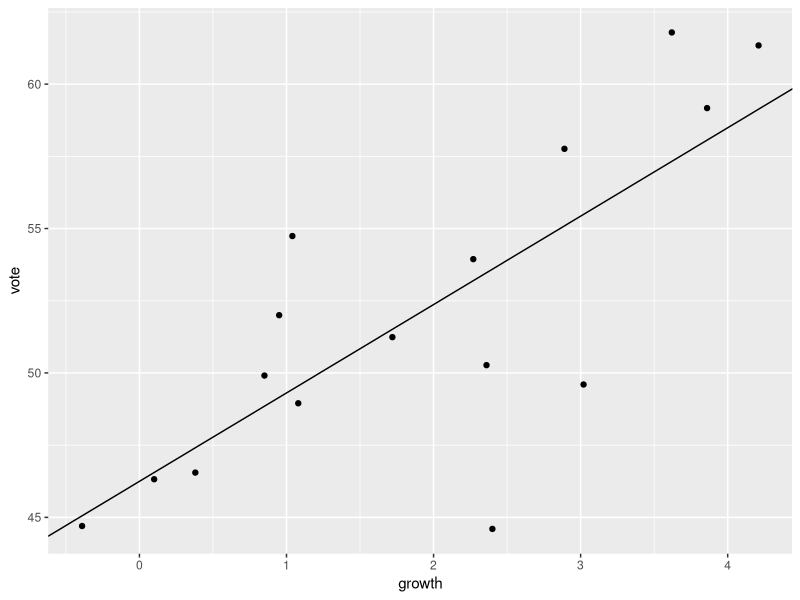
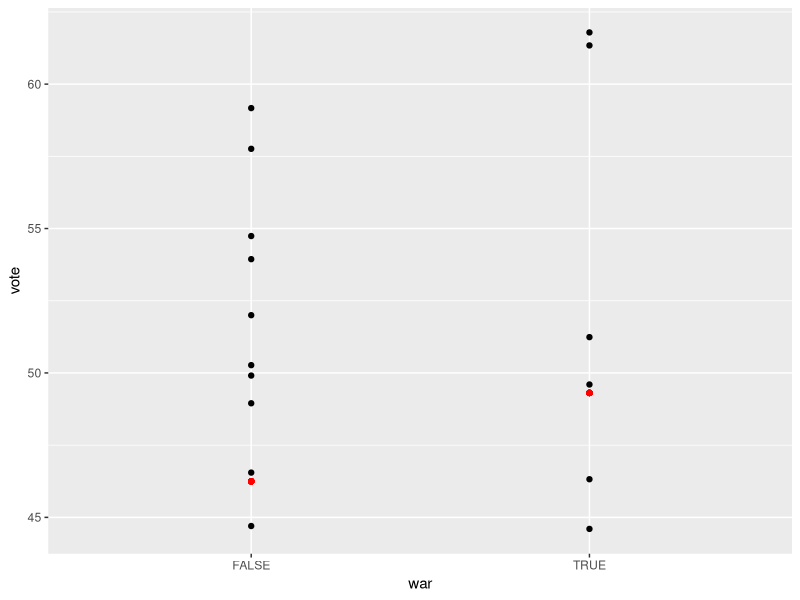
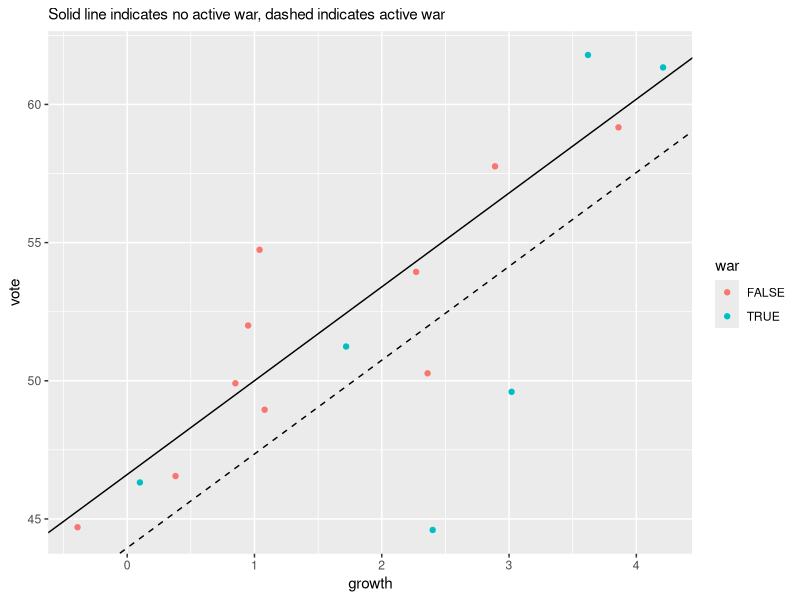
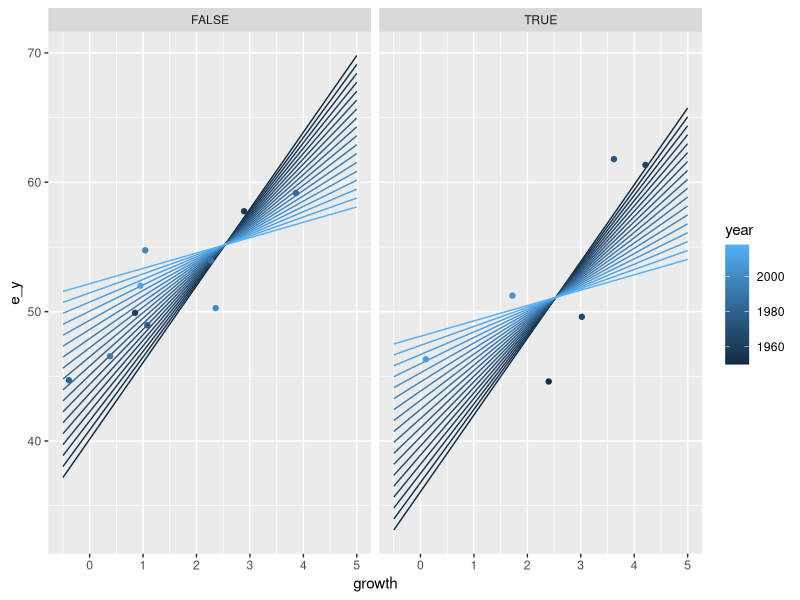
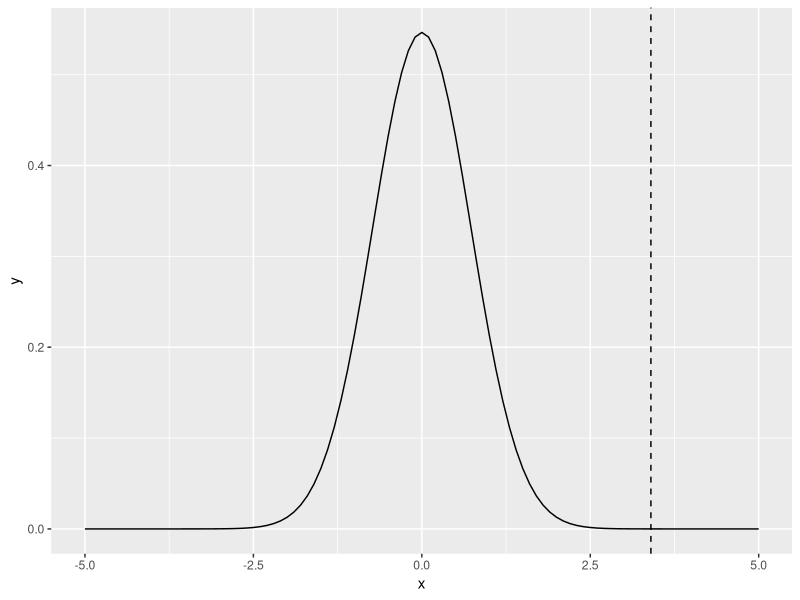

Reproduce these figures in R, in order.
## ---- chunk 1
library(tidyverse)
### configure for variable text size with chunk option
def.chunk.hook  <- knitr::knit_hooks$get("chunk")
knitr::knit_hooks$set(chunk = function(x, options) {
  x <- def.chunk.hook(x, options)
  ifelse(options$size != "normalsize", paste0("\\", options$size,"\n\n", x, "\n\n \\normalsize"), x)
})
knitr::opts_chunk$set(warning=FALSE, message=FALSE, tidy = TRUE, size = "tiny")
## ---- chunk 2
# read in GHV election data
hibbs<-read_delim("./data/hibbs.dat")

glimpse(hibbs)

m0<-lm(vote ~ growth, data = hibbs)
## ---- chunk 3
## Fit a model with lm
m0<-lm(vote ~ growth, data = hibbs)
coef(m0)
## ---- chunk 4
ggplot(hibbs,
       aes(x = growth, y = vote)) + 
  geom_point() + 
  geom_abline(intercept = coef(m0)[1], slope = coef(m0)[2])
## ---- chunk 5
# add a predictor for major wars
hibbs<-hibbs %>% 
  mutate(war = case_when(
    year >=1950 & year <= 1953 ~ T,
    year >= 1964 & year <= 1975 ~ T,
    year >= 2003 & year <= 2011 ~ T,
    T ~ F # otherwise FALSE
  ))

m1<-lm(vote ~ war, data = hibbs)
## ---- chunk 6
ggplot(hibbs,
       aes(x = war,
           y = vote)) + 
  geom_point() + 
  geom_point(x = FALSE, y = coef(m0)[1], color = "red") + 
  geom_point(x = TRUE, y = coef(m0)[1] + coef(m0)[2], color = "red")
## ---- chunk 7
m2<-lm(vote ~ growth + war, data = hibbs)
coef(m2)
## ---- chunk 8
ggplot(hibbs, 
       aes(x = growth, y = vote, color = war)) + 
  geom_point() + 
  geom_abline(intercept = coef(m2)[1], slope = coef(m2)[2], lty = 1) + 
  geom_abline(intercept = coef(m2)[1] + coef(m2)[3], slope = coef(m2)[2], lty = 2) + 
  labs(subtitle = "Solid line indicates no active war, dashed indicates active war")
## ---- chunk 9
m3<-lm(vote ~ growth + war + growth * war, data = hibbs)
## ---- chunk 10
m4<-lm(vote ~ growth + war + growth * year, data = hibbs)
m4
## ---- chunk 11
# let's simulate some data and generate predictions to better understand the model
year<-seq(1950, 2018, by = 4)
growth<-seq(-0.5, 5, by = 0.1)
war<-c(T, F)
# use expand_grid to make a data.frame with all unique combinations of these vectors
sim_dat<-expand_grid(year, growth, war)
# add expected values with predict
sim_dat<-sim_dat %>% 
  mutate(e_y = predict(m4, sim_dat))
## ---- chunk 12
ggplot(sim_dat,
       aes(x = growth, y = e_y, color = year, group = year)) + 
  geom_line() + 
  facet_wrap(~war) + 
  geom_point(data = hibbs, aes(x = growth, y = vote))
## ---- chunk 13
summary(m2)
## ---- chunk 14
library(broom)
tidy(m2)
## ---- chunk 15
1 - pnorm(3.4, 0, 0.73)
## ---- chunk 16
plot_dat<-data.frame(x = seq(-5, 5, by = 0.1)) %>% 
  mutate(y = dnorm(x, 0, 0.73))

ggplot(plot_dat, aes(x = x, y = y)) + 
  geom_line() + 
  geom_vline(xintercept = 3.4, lty = 2)
## ---- chunk 17
summary(m2)
## ---- chunk 18
tidy(m2)
## CI 
3.4 + 1.96 * 0.73
3.4 - 1.96 * 0.73
